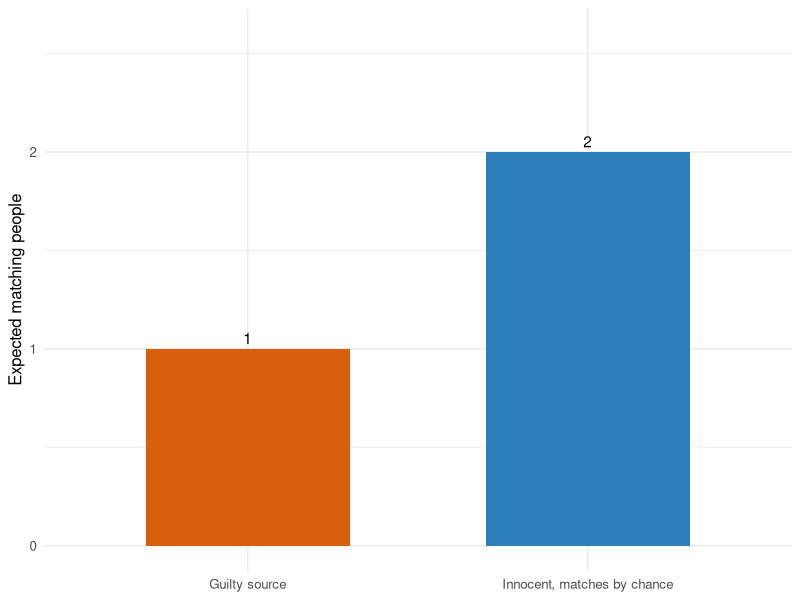
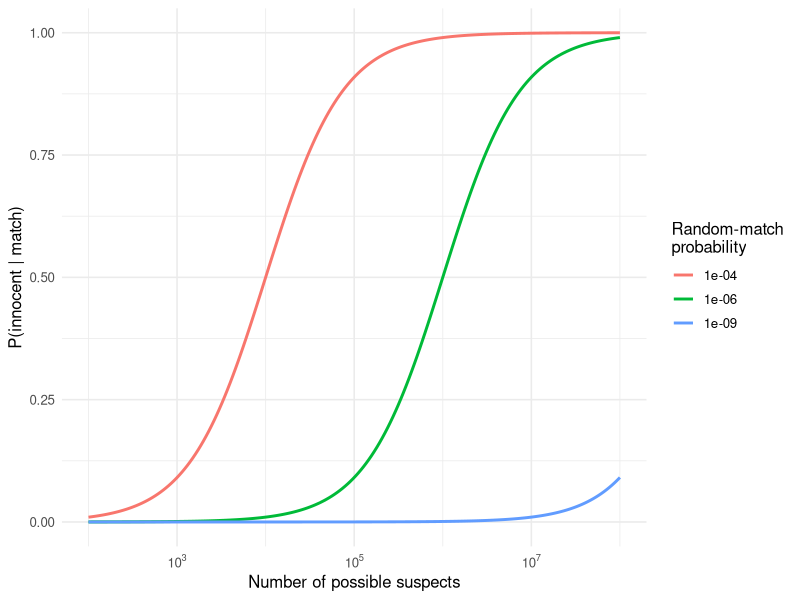

Recreate these plots in R, in order.
## ---- chunk 1
#| label: setup
#| include: false
library(ggplot2)
library(dplyr)
theme_set(theme_minimal(base_size = 12))
set.seed(42)
## ---- chunk 2
#| label: posterior
posterior_innocent <- function(prior_guilt, p_match_innocent, p_match_guilty = 1) {
  num <- p_match_innocent * (1 - prior_guilt)
  num / (num + p_match_guilty * prior_guilt)
}

N <- 2e6
posterior_innocent(1 / N, 1e-6)
## ---- chunk 3
#| label: fig-frequencies
#| fig-cap: "Expected matches in a population of 2,000,000: one true source and about two innocent people who match by chance."
#| fig-height: 3
tibble(
  group = factor(c("Guilty source", "Innocent, matches by chance"),
                 levels = c("Guilty source", "Innocent, matches by chance")),
  count = c(1, (N - 1) * 1e-6)
) |>
  ggplot(aes(group, count, fill = group)) +
  geom_col(width = 0.6, show.legend = FALSE) +
  geom_text(aes(label = round(count, 2)), vjust = -0.4) +
  scale_fill_manual(values = c("#d95f0e", "#2c7fb8")) +
  labs(x = NULL, y = "Expected matching people") +
  ylim(0, 2.6)
## ---- chunk 4
#| label: fig-prior
#| fig-cap: "Posterior probability of innocence given a match, for several random-match probabilities, as the pool of possible suspects grows."
#| fig-height: 4
grid <- expand.grid(
  pool = 10^seq(2, 8, length.out = 200),
  rmp = c(1e-4, 1e-6, 1e-9)
) |>
  mutate(
    p_innocent = posterior_innocent(1 / pool, rmp),
    rmp = factor(format(rmp, scientific = TRUE), levels = c("1e-04", "1e-06", "1e-09"))
  )

ggplot(grid, aes(pool, p_innocent, colour = rmp)) +
  geom_line(linewidth = 1) +
  scale_x_log10(labels = scales::label_log()) +
  labs(x = "Number of possible suspects", y = "P(innocent | match)",
       colour = "Random-match\nprobability")
## ---- chunk 5
#| label: simulate
trials <- 20000
innocent_matches <- rbinom(trials, N - 1, 1e-6)  # innocent people who match, per crime
total_matches <- 1 + innocent_matches            # the true source always matches

c(simulated_pooled   = sum(innocent_matches) / sum(total_matches),
  bayes              = posterior_innocent(1 / N, 1e-6),
  naive_prosecutor   = 1e-6,
  mean_per_crime     = mean(innocent_matches / total_matches))
